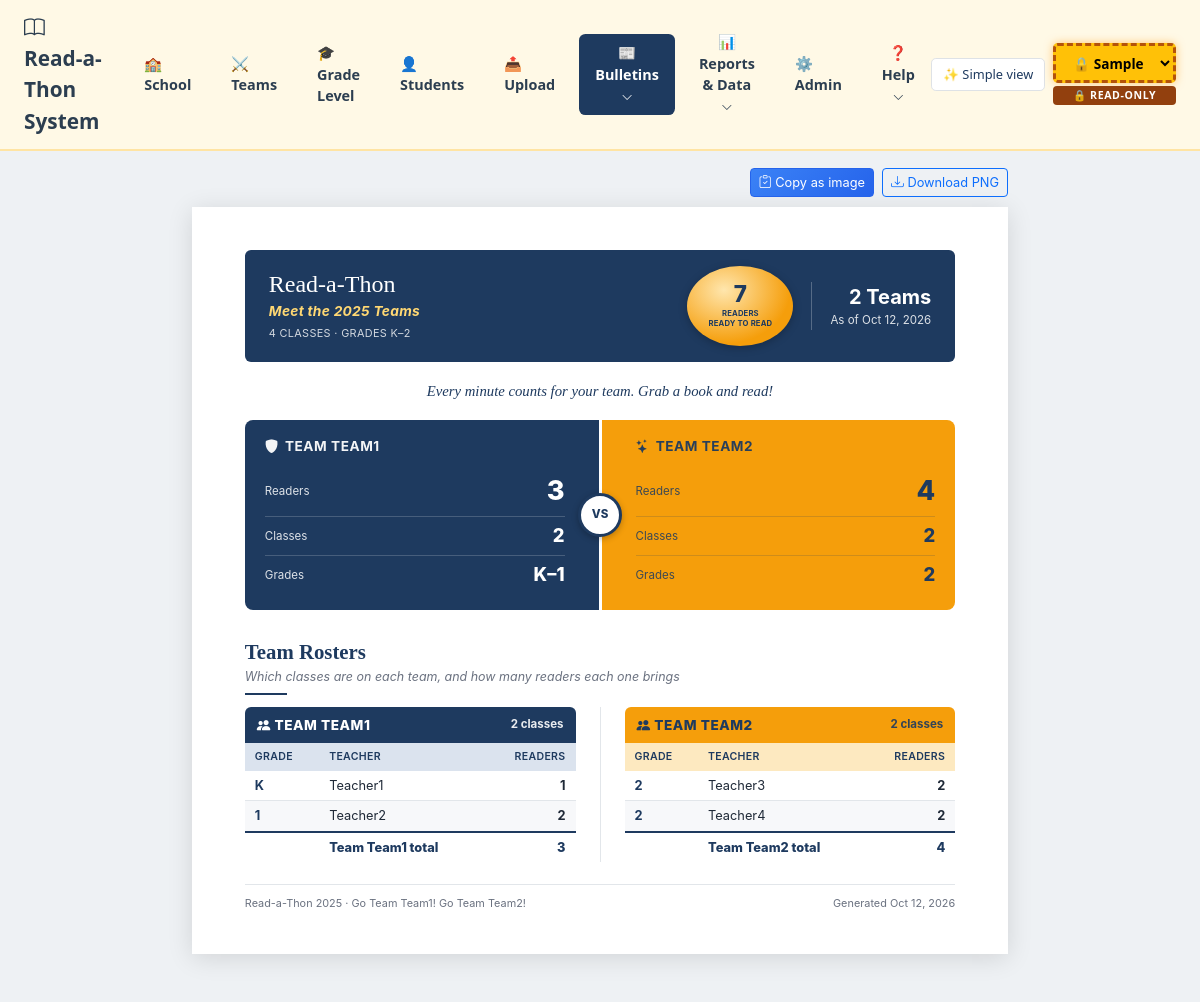
The app's page /scoreboards/teams with its own data.
### tables this page shows
CREATE TABLE Roster (
                student_name TEXT PRIMARY KEY,
                class_name TEXT NOT NULL,
                home_room TEXT NOT NULL,
                teacher_name TEXT NOT NULL,
                grade_level TEXT NOT NULL,
                team_name TEXT NOT NULL
            );

### app.py (the view)
@app.route('/scoreboards/teams')
def meet_the_teams():
    _, reports, _, _, masthead = bulletin_context()
    return render_template('meet_the_teams.html', environment=get_current_db_label(),
                           masthead=masthead, board=scoreboards.build_meet_the_teams(reports))

### app.py (called while the page is built)
def get_database(db_id: int):
    if db_id not in database_cache:
        db_info = registry.get_database(db_id)
        if not db_info:
            raise ValueError(f"Database ID {db_id} not found in registry")
        db_path = f"db/{db_info['db_filename']}"
        database_cache[db_id] = ReadathonDB(db_path)
    return database_cache[db_id]

def current_db_id():
    db_id = session.get('active_database_id')
    if db_id is not None and registry.get_database(db_id):
        return db_id
    session.pop('active_database_id', None)
    return DEFAULT_DATABASE_ID

def get_current_db():
    return get_database(current_db_id())

def get_current_reports():
    return ReportGenerator(get_current_db())

def is_sample_db_info(db_info):
    return 'sample' in db_info['display_name'].lower() or 'sample' in db_info['db_filename'].lower()

def get_current_db_label():
    db_info = registry.get_database(current_db_id())
    return db_info['display_name'] if db_info else 'unknown'

def get_editable_database():
    db_id = registry.get_editable_database_id()
    return registry.get_database(db_id) if db_id else None

def current_db_is_editable():
    return registry.get_editable_database_id() == current_db_id()

@app.context_processor
def inject_database_info():
    db_info = registry.get_database(current_db_id())
    return {
        'current_database': db_info,
        'is_sample_database': bool(db_info) and is_sample_db_info(db_info),
        'is_read_only_database': not current_db_is_editable(),
        'editable_database': get_editable_database(),
        'simple_view': VIEW_MODE == 'simple'
    }

def int_arg(name, default=None):
    value = request.args.get(name, '')
    return int(value) if value.isdigit() and int(value) > 0 else default

def bulletin_context():
    db_info = registry.get_database(current_db_id())
    reports = get_current_reports()
    settings = registry.get_settings()
    calendar = scoreboards.contest_calendar(reports.db, int_arg('day'), int(settings['contest_days']))
    year = scoreboards.event_year(db_info, calendar)
    return db_info, reports, calendar, year, scoreboards.masthead(settings, year, calendar)

### database.py (called while the page is built)
    def get_settings(self) -> Dict[str, str]:
        settings = dict(self.SETTING_DEFAULTS)
        for row in self.conn.execute(SELECT_APP_SETTINGS).fetchall():
            if row['setting_key'] in self.SETTING_DEFAULTS:
                settings[row['setting_key']] = row['setting_value']
        return settings

### templates/meet_the_teams.html (shortened to what this page needs)
{% extends "base.html" %}
{% import "_scoreboard_macros.html" as sb %}
{% block content %}
<div class="scoreboard-page">
{{ sb.toolbar(None, can_copy=board is not none) }}
<div class="page" id="report">
{% if not board %}
    {{ sb.no_data(masthead, 'Meet the Teams', 'No roster yet',
                  'This bulletin fills in once the roster is loaded (Admin &rarr; Database Registry &rarr; Create New Database).') }}
{% else %}
    <div class="masthead">
        <div class="mh-title">
            <h1>{{ masthead.title }}</h1>
            <div class="report-name">Meet the {% if masthead.year %}{{ masthead.year }} {% endif %}Teams</div>
            <div class="subtitle">{{ board.total_classes }} classes &middot; Grades {{ board.grade_range }}</div>
        </div>
        <div class="mh-medallion">
            <div class="num">{{ '{:,}'.format(board.total_students) }}</div>
            <div class="label">Readers<br>Ready to Read</div>
        </div>
        <div class="mh-day">
            <div class="day">{% if board.teams %}{{ board.teams|length }} Teams{% else %}Teams{% endif %}</div>
            <div class="date">As of {{ masthead.generated }}</div>
        </div>
    </div>
    <p class="tagline">Every minute counts for your team. Grab a book and read!</p>
    {% if board.teams %}
    <div class="scoreboard" id="teams-scoreboard">
        {% for team in board.teams %}
        <div class="score-panel {{ team.css }}">
            <div class="team-label"><i class="bi {{ team.icon }}"></i> {{ team.label }}</div>
            <div class="score-row"><span class="metric-label">Readers</span><span class="metric-val big">{{ '{:,}'.format(team.students) }}</span></div>
            <div class="score-row"><span class="metric-label">Classes</span><span class="metric-val">{{ team.class_count }}</span></div>
            <div class="score-row"><span class="metric-label">Grades</span><span class="metric-val">{{ team.grade_range }}</span></div>
        </div>
        {% endfor %}
        <div class="vs-badge">VS</div>
    </div>
    <div class="section">
        <div class="section-header-v3">
            <span class="cat">Team Rosters</span>
            <span class="desc">Which classes are on each team, and how many readers each one brings</span>
            <div class="rule"></div>
        </div>
        <div class="twin-cols">
            {% for team in board.teams %}
            <div>
                <div class="roster-head {{ team.css }}"><span><i class="bi bi-people-fill"></i> {{ team.label }}</span><span class="count">{{ team.class_count }} class{{ 'es' if team.class_count != 1 }}</span></div>
                <table class="report-table roster-{{ 'blue' if team.css == 'team-blue' else 'gold' }}" id="roster-{{ team.team_name }}">
                    <thead><tr><th>Grade</th><th>Teacher</th><th class="num-col">Readers</th></tr></thead>
                    <tbody>
                        {% for c in team.classes %}
                        <tr><td class="grade-cell">{{ c.grade }}</td><td>{{ c.class_label }}</td><td class="num-col">{{ c.students }}</td></tr>
                        {% endfor %}
                        <tr class="total-row"><td></td><td>{{ team.label }} total</td><td class="num-col">{{ '{:,}'.format(team.students) }}</td></tr>
                    </tbody>
                </table>
            </div>
            {% endfor %}
        </div>
    </div>
    {% else %}
    <div class="section">
        <p class="empty-note">The team matchup needs exactly two teams in the roster.</p>
    </div>
    {% endif %}
    <div class="report-footer">
        <span>Read-a-Thon {{ masthead.year }}{% if board.teams %} &middot; {% for team in board.teams %}Go {{ team.label }}! {% endfor %}{% endif %}</span>
        <span>Generated {{ masthead.generated }}</span>
    </div>
{% endif %}
</div>
</div>
{% endblock %}

### templates/base.html (shortened to what this page needs)
<!DOCTYPE html>
<html lang="en">
<head>
    <link href="https://cdn.jsdelivr.net/npm/bootstrap@5.3.0/dist/css/bootstrap.min.css" rel="stylesheet">
    <link rel="stylesheet" href="https://cdn.jsdelivr.net/npm/bootstrap-icons@1.10.0/font/bootstrap-icons.css">
</head>
<body class="{{ ['simple-view' if simple_view, 'read-only-db' if is_read_only_database] | select | join(' ') }}">
    <div class="{{ ['top-nav', 'read-only-mode' if is_read_only_database, 'sample-mode' if is_sample_database] | select | join(' ') }}">
        <div class="d-flex align-items-center justify-content-between">
            <div class="d-flex align-items-center">
                <a href="/" class="brand">
                    <i class="bi bi-book"></i> Read-a-Thon System
                </a>
                <div class="nav-links ms-4">
                    {% if not simple_view %}
                    <a href="/school" class="nav-link-item {% if request.path == '/' or request.path == '/school' %}active{% endif %}">🏫 School</a>
                    <a href="/teams" class="nav-link-item {% if request.path == '/teams' %}active{% endif %}">⚔️ Teams</a>
                    <a href="/classes" class="nav-link-item {% if request.path == '/classes' %}active{% endif %}">🎓 Grade Level</a>
                    <a href="/students" class="nav-link-item {% if request.path == '/students' %}active{% endif %}">👤 Students</a>
                    {% endif %}
                    <a href="/upload" class="nav-link-item {% if request.path == '/upload' %}active{% endif %}">📤 Upload</a>
                    <div class="nav-dropdown">
                        <button class="nav-link-item {% if request.path.startswith('/scoreboards') %}active{% endif %}" onclick="toggleNavDropdown('scoreboardsDropdown')">
                            📰 Bulletins <i class="bi bi-chevron-down" style="font-size: 0.7rem;"></i>
                        </button>
                    </div>
                    {% if not simple_view %}
                    <div class="nav-dropdown">
                        <button class="nav-link-item {% if request.path in ['/reports', '/workflows'] %}active{% endif %}" onclick="toggleNavDropdown('reportsDropdown')">
                            📊 Reports & Data <i class="bi bi-chevron-down" style="font-size: 0.7rem;"></i>
                        </button>
                    </div>
                    <a href="/admin" class="nav-link-item {% if request.path == '/admin' %}active{% endif %}">⚙️ Admin</a>
                    {% endif %}
                    <div class="nav-dropdown">
                        <button class="nav-link-item {% if request.path in ['/help', '/help/claude', '/help/requirements', '/help/installation', '/help/handoff'] %}active{% endif %}" onclick="toggleNavDropdown('helpDropdown')">
                            ❓ Help <i class="bi bi-chevron-down" style="font-size: 0.7rem;"></i>
                        </button>
                    </div>
                </div>
            </div>
            <div class="d-flex align-items-center gap-2">
                {% if simple_view %}
                <button class="view-toggle" id="viewToggle" onclick="setViewMode('full')" title="Show every page (dashboards, reports, admin)">☰ Full view</button>
                {% else %}
                <button class="view-toggle" id="viewToggle" onclick="setViewMode('simple')" title="Show only Upload, Bulletins and Help">✨ Simple view</button>
                {% endif %}
                <div class="db-stack">
                    <select class="env-selector {{ 'read-only' if is_read_only_database else 'editable' }}" id="databaseSelector" onchange="switchDatabase()"
                            title="{{ 'Read-only database' if is_read_only_database else 'Editable database: uploads and deletes happen here' }}">
                    </select>
                    {% if is_read_only_database %}
                    <span class="db-read-only-label" id="dbReadOnlyLabel"
                          title="{{ 'To upload or delete, switch to ' ~ editable_database.display_name if editable_database else 'No database is editable - choose one in Admin → Database Registry' }}">🔒 READ-ONLY</span>
                    {% endif %}
                </div>
            </div>
        </div>
    </div>
    <div class="container-fluid mt-4">
        {% block content %}{% endblock %}
    </div>
</body>
</html>

### templates/_scoreboard_macros.html (shortened to what this page needs)
{% macro toolbar(calendar, can_copy=None) %}
<div class="toolbar">
    {% set show_copy = (calendar and calendar.options) if can_copy is none else can_copy %}
    {% if show_copy %}
    <button id="copy-btn" class="btn btn-sm btn-primary"><i class="bi bi-clipboard-check"></i> Copy as image</button>
    <button id="download-btn" class="btn btn-sm btn-outline-primary"><i class="bi bi-download"></i> Download PNG</button>
    {% endif %}
</div>
{% endmacro %}

### templates/base.html (style rules this page uses)
.top-nav { background: white; border-bottom: 2px solid #e0e0e0; padding: 0.75rem 1.5rem; box-shadow: 0 2px 4px rgba(0,0,0,0.08); }
.top-nav.read-only-mode { background: #e9ecef; border-bottom: 3px solid #6c757d; }
.top-nav.sample-mode { background: #fff9e6; border-bottom: 2px solid #ffe4a3; }
.brand { font-size: 1.3rem; font-weight: 700; color: #2c3e50; text-decoration: none; }
.nav-links { display: flex; gap: 0.5rem; align-items: center; }
.nav-link-item { padding: 0.5rem 1rem; border-radius: 0.4rem; font-weight: 600; font-size: 0.9rem; color: #2c3e50; text-decoration: none; transition: all 0.2s ease; border: none; background: transparent; cursor: pointer; }
.nav-link-item.active { background: #1e3a5f; color: white; }
.nav-dropdown { position: relative; }
.env-selector { font-size: 0.85rem; padding: 0.4rem 0.8rem; border-radius: 0.3rem; border: 1px solid #dee2e6; transition: all 0.3s ease; }
.view-toggle { font-size: 0.8rem; padding: 0.35rem 0.7rem; border-radius: 0.3rem; border: 1px solid #dee2e6; background: white; color: #1e3a5f; white-space: nowrap; }
.env-selector.read-only { border: 2px dashed #6c757d; color: #495057; }
.db-stack { display: flex; flex-direction: column; align-items: stretch; gap: 3px; }
.db-read-only-label { font-size: 0.66rem; font-weight: 700; letter-spacing: 0.06em; text-align: center; color: white; background: #495057; border-radius: 0.25rem; padding: 0.1rem 0.4rem; white-space: nowrap; cursor: help; }
.sample-mode .db-read-only-label { background: #92400e; }
.sample-mode .env-selector { background: #ffc107; border: 3px solid #ff9800; color: #000; font-weight: 700; box-shadow: 0 0 8px rgba(255, 152, 0, 0.5); }
.sample-mode .env-selector.read-only { border: 3px dashed #b45309; }
.report-table { font-size: 0.9rem; }
.table thead th, .report-table thead th { background-color: #1e3a5f !important; color: white !important; }
.btn-primary, .btn-success, .btn-info { background: linear-gradient(135deg, #3b82f6 0%, #2563eb 100%) !important; border-color: #2563eb !important; color: white !important; }

### records on screen
Roster: grade "K", class_label "Teacher1", students "1"

### other values on screen
{{ masthead.title }} "Read-a-Thon"
{{ masthead.year }} "2025"
{{ board.total_classes }} "4"
{{ board.grade_range }} "K–2"
{{ '{:,}'.format(board.total_students) }} "7"
{{ board.teams|length }} "2"
{{ masthead.generated }} "Oct 12, 2026"
{{ team.label }} "TEAM TEAM1" "TEAM TEAM2"
{{ '{:,}'.format(team.students) }} "3" "4"
{{ team.class_count }} "2" "2"
{{ team.grade_range }} "K–1" "2"
{{ 'es' if team.class_count != 1 }} "es" "es"
{{ c.grade }} "1" "2" "2"
{{ c.class_label }} "Teacher2" "Teacher3" "Teacher4"
{{ c.students }} "2" "2" "2"
